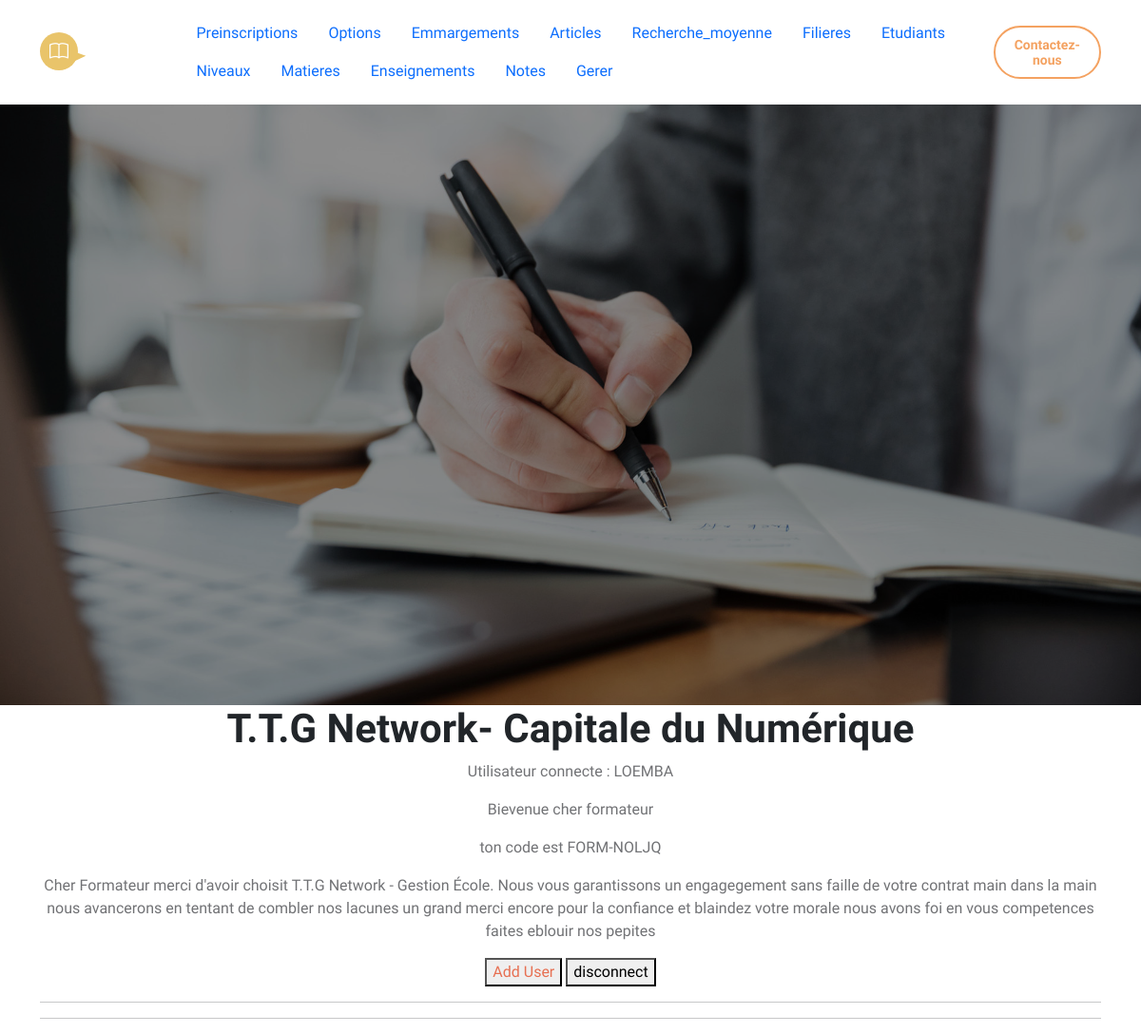
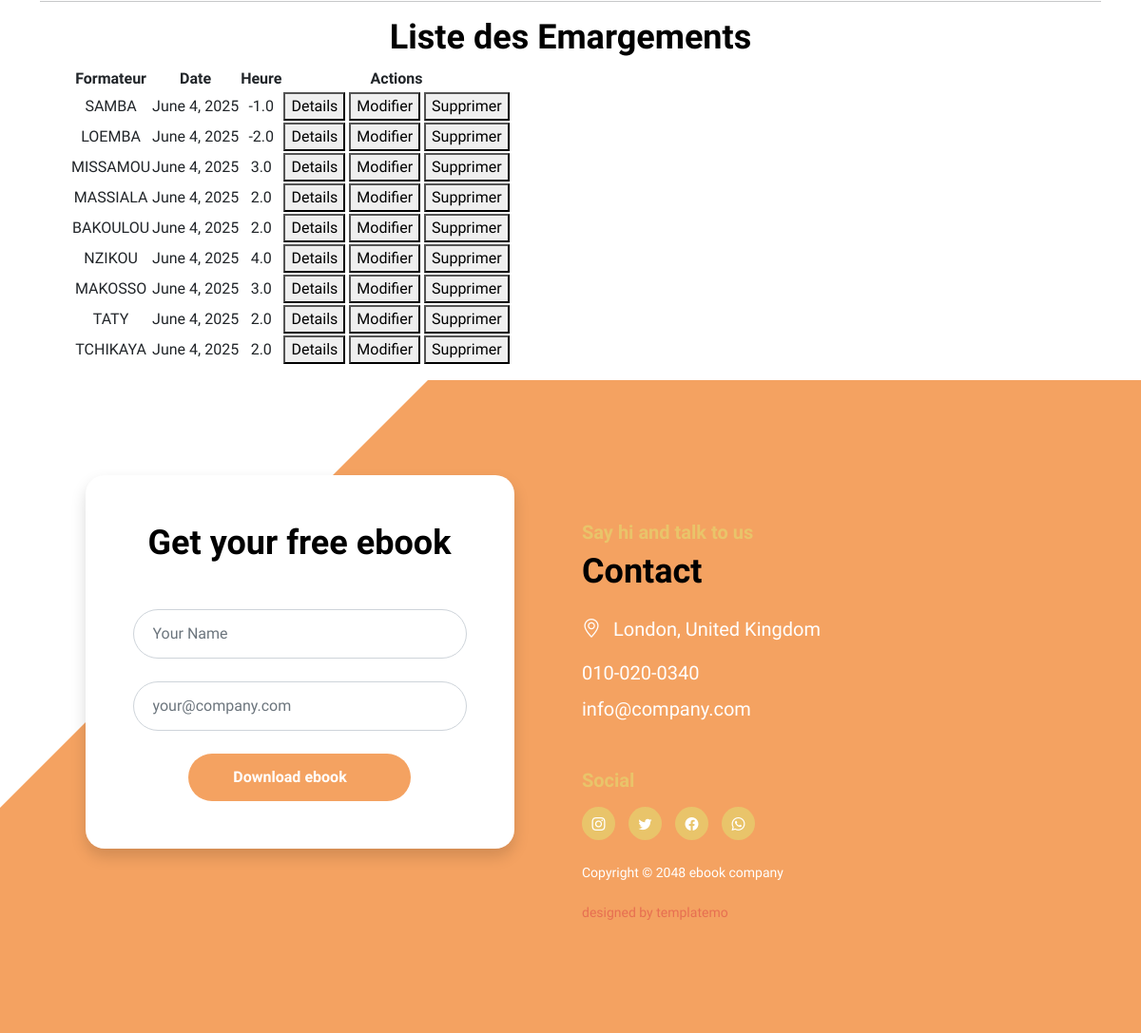
The page /emargements/liste (signed in) on the database its author committed (2 pictures, top to bottom).
### core/models.py (models this page shows, shortened)
class User(AbstractUser):
    ROLES = (
        ('admin', 'Administrateur'),
        ('formateur', 'Formateur'),
        ('etudiant', 'Étudiant'),
        ('parent', 'Parent'),
    )
    role = models.CharField(max_length=20, choices=ROLES)
    code_formateur = models.CharField(max_length=10, unique=True, null=True, blank=True)
    code_parent = models.CharField(max_length=10, unique=True, null=True, blank=True)
    matricule = models.CharField(max_length=30, unique=True, null=True, blank=True)

class Emargement(models.Model):
    formateur = models.ForeignKey(User, on_delete=models.CASCADE, limit_choices_to={'role': 'formateur'})
    date = models.DateField(default=timezone.now)
    heure_cours = models.FloatField()

### core/views.py (the view)
# urls.py: path('emargements/liste', views.liste_emargements_view, name='liste_emargements'),
@login_required
def liste_emargements_view(request):
    emargements = Emargement.objects.all()
    return render(request, 'liste_emargements.html', {'emargements': emargements})

### core/templates/liste_emargements.html (shortened to what this page needs)
{% extends "base.html" %}
{% block content %}
  <hr>
  <h2>Liste des Emargements</h2>
  <ul>
    <table>
      <tr>
        <th>Formateur</th>
        <th>Date</th>
        <th>Heure</th>
        <th>Actions</th>
      </tr>
      {% for emargement in emargements %}
      <tr>
        <td>{{ emargement.formateur }}</td>
        <td> {{ emargement.date }}</td>
        <td> {{ emargement.heure_cours }}</td>
        <td>
          <a href="#"><button>Details</button></a>
          <a href="#"><button>Modifier</button></a>
          <a href="#"><button>Supprimer</button></a>
        </td>
      </tr>
      {% empty %}
        <tr>
          <td colspan="6">Aucun enregistrement trouvé.</td>
        </tr>
      {% endfor %}
    </table>
  </ul>
{% endblock %}

### core/templates/base.html (shortened to what this page needs)
<!DOCTYPE html>
<html lang="fr">
  {% load static %}
<head>
        <link href="{% static 'css/bootstrap.min.css' %}" rel="stylesheet">
        <link href="{% static 'css/bootstrap-icons.css' %}" rel="stylesheet">
        <link href="{% static 'css/templatemo-ebook-landing.css' %}" rel="stylesheet">
    </head>
    <body>
        <main>
            <nav class="navbar navbar-expand-lg">
                <div class="container">
                    <a class="navbar-brand" href="index.html">
                        <i class="navbar-brand-icon bi-book me-2"></i>
                        <span>ebook</span>
                    </a>
                    <div class="collapse navbar-collapse" id="navbarNav">
                        <ul class="nav">
                            <li class="nav-item">
                                <a class="nav-link click-scroll" href="{% url 'preinscription' %}">Preinscriptions</a>
                            </li>
                            <li class="nav-item">
                                <a class="nav-link click-scroll" href="{% url 'options' %}">Options</a>
                            </li>
                            <li class="nav-item">
                                <a class="nav-link click-scroll" href="{% url 'liste_emargements' %}">Emmargements</a>
                            </li>
                            <li class="nav-item">
                              <a class="nav-link click-scroll" href="{% url 'article' %}">Articles</a>
                          </li>
                            <li class="nav-item">
                                <a class="nav-link click-scroll" href="{% url 'recherche_moyenne' %}">Recherche_moyenne</a>
                            </li>
                            <li class="nav-item">
                                <a class="nav-link click-scroll" href="{% url 'filiere' %}">Filieres</a>
                            </li>
                            <li class="nav-item">
                                <a class="nav-link click-scroll" href="{% url 'etudiant' %}">Etudiants</a>
                            </li>
                            <li class="nav-item">
                                <a class="nav-link click-scroll" href="{% url 'niveau' %}">Niveaux</a>
                            </li>
                            <li class="nav-item">
                                <a class="nav-link click-scroll" href="{% url 'matiere' %}">Matieres</a>
                            </li>
                            <li class="nav-item">
                                <a class="nav-link click-scroll" href="{% url 'enseignement' %}">Enseignements</a>
                            </li>
                            <li class="nav-item">
                                <a class="nav-link click-scroll" href="{% url 'note' %}">Notes</a>
                            </li>
                            <li class="nav-item">
                                <a class="nav-link click-scroll" href="{% url 'admin:index' %}">Gerer</a>
                            </li>
                        </ul>
                        <div class="d-none d-lg-block">
                            <a href="#" class="btn custom-btn custom-border-btn btn-naira btn-inverted">
                                <i class="btn-icon bi-cloud-download"></i>
                                <span>Contactez-nous</span>
                            </a>
                        </div>
                    </div>
                </div>
            </nav>
            <section class="hero-section d-flex justify-content-center align-items-center" id="section_1">
              <div class="container">
                  <div class="row">
                      <div class="hero-image-wrap col-lg-6 col-12 mt-3 mt-lg-0">
                      </div>
                  </div>
              </div>
          </section>
<section class="container" style="text-align: center;">
  <header>
    <h1>T.T.G Network- Capitale du Numérique </h1>
    <main>
        <p>Utilisateur connecte : {{user}}</p>
          {% if user.is_authenticated %}
          {% if user.role %}
          <p>Bievenue cher {{user.role}} </p>
          {% else %}
          <p>Bievenue cher Admin </p>
          {% endif %}
            {% if user.matricule %}
            <p>ton matricule est {{user.matricule}}</p>
            <p>
                Cher etudiant merci d'avoir choisit T.T.G Network - Gestion École.
                Nous vous garantissons un apprentissage serieux et rigoureux main dans
                la main nous avancerons en tentant de combler nos lacunes un grand merci
                encore pour la confiance et blaindez votre morale car la route sera longue
            </p>
            {% elif user.code_formateur %}
            <p>ton code est {{user.code_formateur}}</p>
            <p>
                Cher Formateur merci d'avoir choisit T.T.G Network - Gestion École.
                Nous vous garantissons un engagegement sans faille de votre contrat main
                dans la main nous avancerons en tentant de combler nos lacunes un grand merci
                encore pour la confiance et blaindez votre morale nous avons foi en vous
                competences faites eblouir nos pepites
            </p>
            {% else %}
              <p>
                Bienvenue sur la plateforme officielle de T.T.G Network - Gestion Ecole.
                Accèdez facilement à votre avenir académique
            </p>
            {% endif %}
          {% endif %}
        <button><a href="{% url 'urlregister' %}">Add User</a></button>
        <a href="{% url 'urllogout' %}"><button>disconnect</button></a>
        <hr>
        <hr>
      </main>
      {% block content %}{% endblock %}
    </section>
  <section class="contact-section section-padding" id="section_5">
    <div class="container">
        <div class="row">
            <div class="col-lg-5 col-12 mx-auto">
                <form class="custom-form ebook-download-form bg-white shadow" action="#" method="post" role="form">
                    <div class="text-center mb-5">
                        <h2 class="mb-1">Get your free ebook</h2>
                    </div>
                    <div class="ebook-download-form-body">
                        <div class="input-group mb-4">
                            <input type="text" name="ebook-form-name" id="ebook-form-name" class="form-control" aria-label="ebook-form-name" aria-describedby="basic-addon1" placeholder="Your Name" required>
                            <span class="input-group-text" id="basic-addon1">
                            </span>
                        </div>
                        <div class="input-group mb-4">
                            <input type="email" name="ebook-email" id="ebook-email" pattern="[^ @]*@[^ @]*" class="form-control" placeholder="your@company.com" aria-label="ebook-form-email" aria-describedby="basic-addon2" required="">
                            <span class="input-group-text" id="basic-addon2">
                            </span>
                        </div>
                        <div class="col-lg-8 col-md-10 col-8 mx-auto">
                            <button type="submit" class="form-control">Download ebook</button>
                        </div>
                    </div>
                </form>
            </div>
            <div class="col-lg-6 col-12">
                <h6 class="mt-5">Say hi and talk to us</h6>
                <h2 class="mb-4">Contact</h2>
                <p class="mb-3">
                    <i class="bi-geo-alt me-2"></i>
                    London, United Kingdom
                </p>
                <p class="mb-2">
                    <a href="tel: 010-020-0340" class="contact-link">
                        010-020-0340
                    </a>
                </p>
                <p>
                    <a href="mailto:info@company.com" class="contact-link">
                        info@company.com
                    </a>
                </p>
                <h6 class="site-footer-title mt-5 mb-3">Social</h6>
                <ul class="social-icon mb-4">
                    <li class="social-icon-item">
                        <a href="#" class="social-icon-link bi-instagram"></a>
                    </li>
                    <li class="social-icon-item">
                        <a href="#" class="social-icon-link bi-twitter"></a>
                    </li>
                    <li class="social-icon-item">
                        <a href="#" class="social-icon-link bi-facebook"></a>
                    </li>
                    <li class="social-icon-item">
                        <a href="#" class="social-icon-link bi-whatsapp"></a>
                    </li>
                </ul>
                <p class="copyright-text">Copyright © 2048 ebook company
                <br><br><a rel="nofollow" href="https://templatemo.com" target="_blank">designed by templatemo</a></p>
            </div>
        </div>
    </div>
</section>
</main>
</body>
</html>

### rows shown on the page
User: username "LOEMBA", role "formateur", code_formateur "FORM-NOLJQ"
Emargement: formateur "SAMBA", date "June 4, 2025", heure_cours "-1.0"
Emargement: formateur "LOEMBA", date "June 4, 2025", heure_cours "-2.0"
Emargement: formateur "MISSAMOU", date "June 4, 2025", heure_cours "3.0"
Emargement: formateur "MASSIALA", date "June 4, 2025", heure_cours "2.0"
Emargement: formateur "BAKOULOU", date "June 4, 2025", heure_cours "2.0"
Emargement: formateur "NZIKOU", date "June 4, 2025", heure_cours "4.0"
Emargement: formateur "MAKOSSO", date "June 4, 2025", heure_cours "3.0"
Emargement: formateur "TATY", date "June 4, 2025", heure_cours "2.0"
Emargement: formateur "TCHIKAYA", date "June 4, 2025", heure_cours "2.0"
